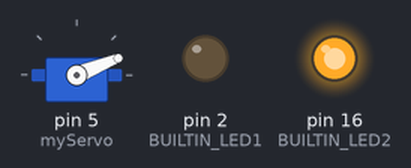
Bench run of a sketch on a simulated Arduino Uno, built with avr-gcc and run on an emulated ATmega328P. On the bench: servo, output pins drawn as LEDs (lit = HIGH).

Above: at 0.05 s.
At 0.75 s:
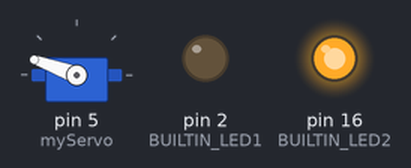
At 1.1 s:
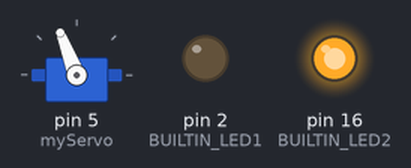
At 1.45 s:
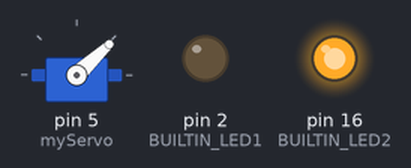
At 2.25 s:
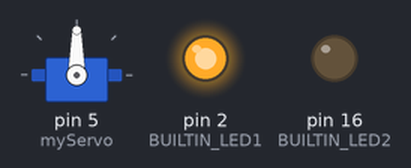
At 3.05 s:
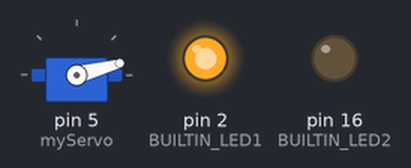
Timing chart, 0 to 7.1 s (numbered marks = the images above):
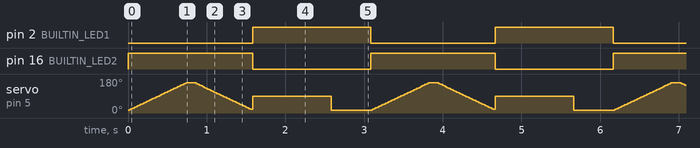

Measured:
- by itself, pin 2 (BUILTIN_LED1): alternates HIGH for 1.5 s and LOW for 1.6 s
- by itself, pin 16 (BUILTIN_LED2): alternates HIGH for 1.6 s and LOW for 1.5 s

The sketch:

test1.ino
```cpp
#include <Servo.h>
const short int BUILTIN_LED1 = 2; //GPIO2
const short int BUILTIN_LED2 = 16;//GPIO16
Servo myServo;
short int pos;
short int low = 15;
short int high = 160;
void setup() {

pinMode(BUILTIN_LED1, OUTPUT); // Initialize the BUILTIN_LED1 pin as an output
pinMode(BUILTIN_LED2, OUTPUT); // Initialize the BUILTIN_LED2 pin as an output
myServo.attach(5);
}

void loop() {

digitalWrite(BUILTIN_LED1, LOW); // Turn the LED ON by making the voltage LOW
digitalWrite(BUILTIN_LED2, HIGH); // Turn the LED off by making the voltage HIGH
//delay(1000); // Wait for a second


for (pos = low; pos <= high; pos += 1) { // goes from 0 degrees to 180 degrees
    // in steps of 1 degree
    myServo.write(pos);              // tell servo to go to position in variable 'pos'
    delay(5);                       // waits 15ms for the servo to reach the position
  }
  delay(100);
  for (pos = high; pos >= low; pos -= 1) { // goes from 180 degrees to 0 degrees
    myServo.write(pos);              // tell servo to go to position in variable 'pos'
    delay(5);                       // waits 15ms for the servo to reach the position
  }

digitalWrite(BUILTIN_LED1, HIGH); // Turn the LED off by making the voltage HIGH
digitalWrite(BUILTIN_LED2, LOW); // Turn the LED ON by making the voltage LOW

  myServo.write(90);
  delay(1000);
  myServo.write(low);
  delay(500);
}
```
